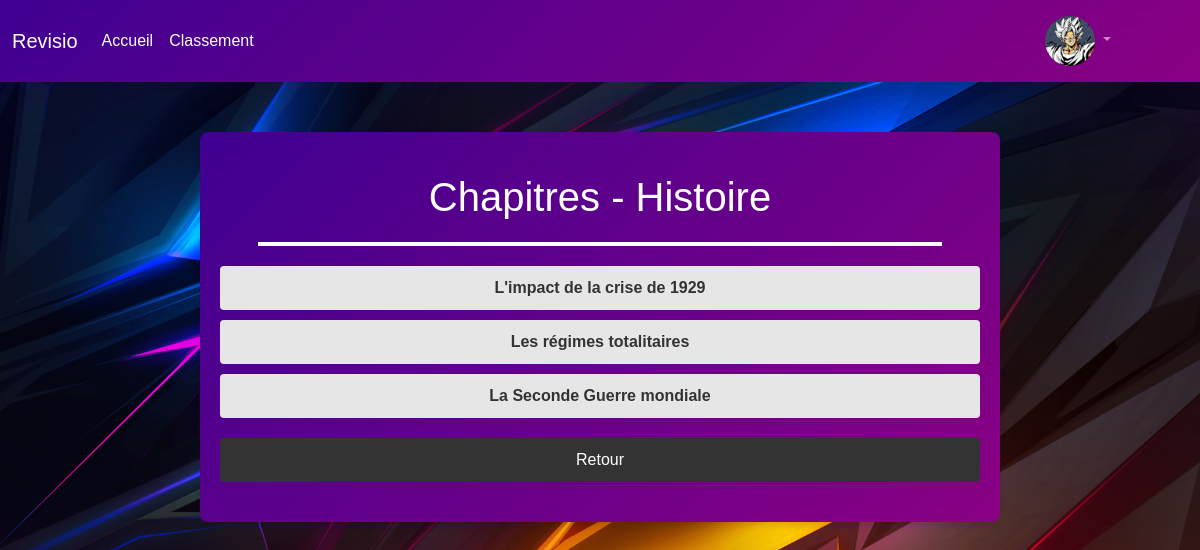
The app's page /chapitres.php?id_deck=2 (signed in) with its own data.
### tables this page shows
CREATE TABLE IF NOT EXISTS `decks` (
  `id_deck` int NOT NULL AUTO_INCREMENT,
  `nom_deck` varchar(255) NOT NULL,
  PRIMARY KEY (`id_deck`)
);

CREATE TABLE IF NOT EXISTS `chapitre` (
  `id` int NOT NULL AUTO_INCREMENT,
  `nom_chapitre` varchar(255) NOT NULL,
  `id_deck` int NOT NULL,
  PRIMARY KEY (`id`),
  KEY `id_deck` (`id_deck`)
);

### chapitres.php (the view, shortened to what this page needs)
<?php
$bdd = new PDO('mysql:host=localhost;dbname=account_app;charset=utf8', 'root', '');
$stmt = $bdd->prepare("SELECT users.id, users.pseudo,
                                       COALESCE(images.image, 'avatar.jpg') AS image
                                FROM users
                                LEFT JOIN images ON users.id = images.id
                                WHERE users.id = ?");
        $stmt->execute([$_SESSION['id']]);
        $user = $stmt->fetch(PDO::FETCH_ASSOC);
if (isset($_GET['id_deck']) && !empty($_GET['id_deck'])) {
    $id_deck = intval($_GET['id_deck']);
    $reqDeck = $bdd->prepare('SELECT nom_deck FROM decks WHERE id_deck = ?');
    $reqDeck->execute([$id_deck]);
    $deck = $reqDeck->fetch();
    if ($deck) {
        $nom_deck = htmlspecialchars($deck['nom_deck']);
        $reqChapitres = $bdd->prepare('SELECT * FROM chapitre WHERE id_deck = ?');
        $reqChapitres->execute([$id_deck]);
        $chapitres = $reqChapitres->fetchAll();
    } else {
        die('Deck non trouvé.');
    }
} else {
    die('ID du deck manquant ou invalide.');
}
?>
<!DOCTYPE html>
<html lang="en">
<head>
    <link rel="stylesheet" href="a.css">
    <link rel="stylesheet" href="https://cdnjs.cloudflare.com/ajax/libs/font-awesome/5.15.3/css/all.min.css" />
<link href="https://cdn.jsdelivr.net/npm/bootstrap@5.3.2/dist/css/bootstrap.min.css" rel="stylesheet">
<script src='https://cdn.jsdelivr.net/npm/bootstrap@5.0.1/dist/js/bootstrap.bundle.min.js'></script><ap.min.css" rel="stylesheet">
</head>
<body>
<nav class="navbar navbar-expand-lg navbar-dark">
        <div class="container-fluid">
          <a class="navbar-brand" href="index.php">Revisio</a>
          <div class="collapse navbar-collapse" id="navbarSupportedContent">
            <ul class="navbar-nav me-auto mb-2 mb-lg-0">
              <li class="nav-item">
                <a class="nav-link active" aria-current="page" href="index.php">Accueil</a>
              </li>
              <li class="nav-item">
                <a class="nav-link active" href="classement.php">Classement</a>
              </li>
            </ul>
            <ul class="navbar-nav ms-auto mb-2 mb-lg-0 profile-menu">
              <li class="nav-item dropdown">
                <a class="nav-link dropdown-toggle" href="#" id="navbarDropdown" role="button" data-bs-toggle="dropdown" aria-expanded="false">
                  <div class="profile-pic">
                      <img src="upload/<?php echo $user['image']; ?> ">
                   </div>
                </a>
              </li>
           </ul>
          </div>
        </div>
      </nav>
    <div class="container">
        <h1>Chapitres - <?php echo htmlspecialchars($nom_deck); ?></h1>
        <ul>
            <?php if (!empty($chapitres)): ?>
                <?php foreach ($chapitres as $chapitre): ?>
                    <li>
                        <a href="deck.php?id_chapitre=<?php echo $chapitre['id']; ?>&id_deck=<?php echo $id_deck; ?>">
                            <?php echo htmlspecialchars($chapitre['nom_chapitre']); ?>
                        </a>
                    </li>
                <?php endforeach; ?>
            <?php else: ?>
                <p>Aucun chapitre disponible pour ce deck.</p>
            <?php endif; ?>
        </ul>
        <a class="back-button" href="index.php">Retour</a>
    </div>
</body>
</html>

### a.css (style rules this page uses)
body { font-family: Arial, sans-serif; background-image: url('abstract-dark-colorful-digital-art-yi-3840x2400.jpg'); background-size: cover; background-repeat:no-repeat; }
.profile-pic { display: inline-block; vertical-align: middle; width: 50px; height: 50px; overflow: hidden; border-radius: 50%; }
.profile-pic img { width: 100%; height: 100%; object-fit: cover; }
.profile-menu { margin-right: 4.3rem; }
.navbar { background: linear-gradient(135deg,rgb(63, 0, 145), #8a0083); }

### chapitres.php (style rules this page uses)
body { font-family: Arial, sans-serif; margin: 0; padding: 0; background-image: url('minimal-abstract-background-5k-hi.jpg'); background-size: cover; background-image: url('abstract-dark-colorful-digital-art-yi-3840x2400.jpg'); background-repeat:no-repeat; }
.container { max-width: 800px; margin: 50px auto; padding: 20px; background: linear-gradient(135deg,rgb(63, 0, 145), #8a0083); box-shadow: 0px 4px 6px rgba(0, 0, 0, 0.1); border-radius: 8px; }
.container h1 { text-align: center; color: #fff; border-bottom:4px solid white; padding-bottom:1.3rem; margin:1.3rem auto; width:90%; }
.container ul { list-style: none; padding: 0; }
.container li { margin: 10px 0; padding: 10px; background: #e6e6e6; border-radius: 4px; text-align: center; transition: background 0.3s; }
.container li a { text-decoration: none; color: #333; font-weight: bold; }
.back-button { display: block; margin: 20px auto; padding: 10px 20px; text-align: center; background: #333; color: #fff; text-decoration: none; border-radius: 4px; transition: background 0.3s; }

### records on screen
decks: nom_deck "Histoire"
chapitre: nom_chapitre "L'impact de la crise de 1929"
chapitre: nom_chapitre "Les régimes totalitaires"
chapitre: nom_chapitre "La Seconde Guerre mondiale"
